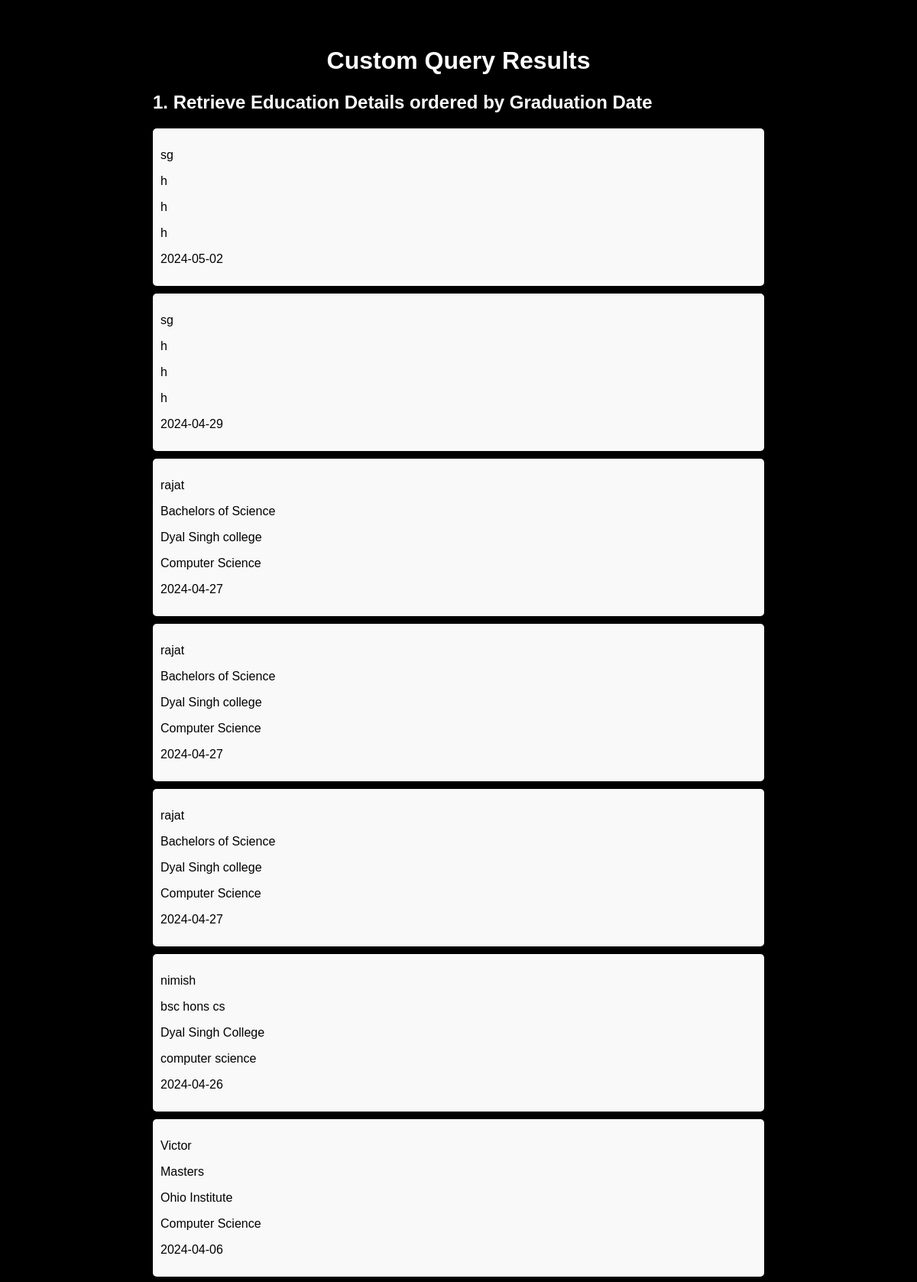
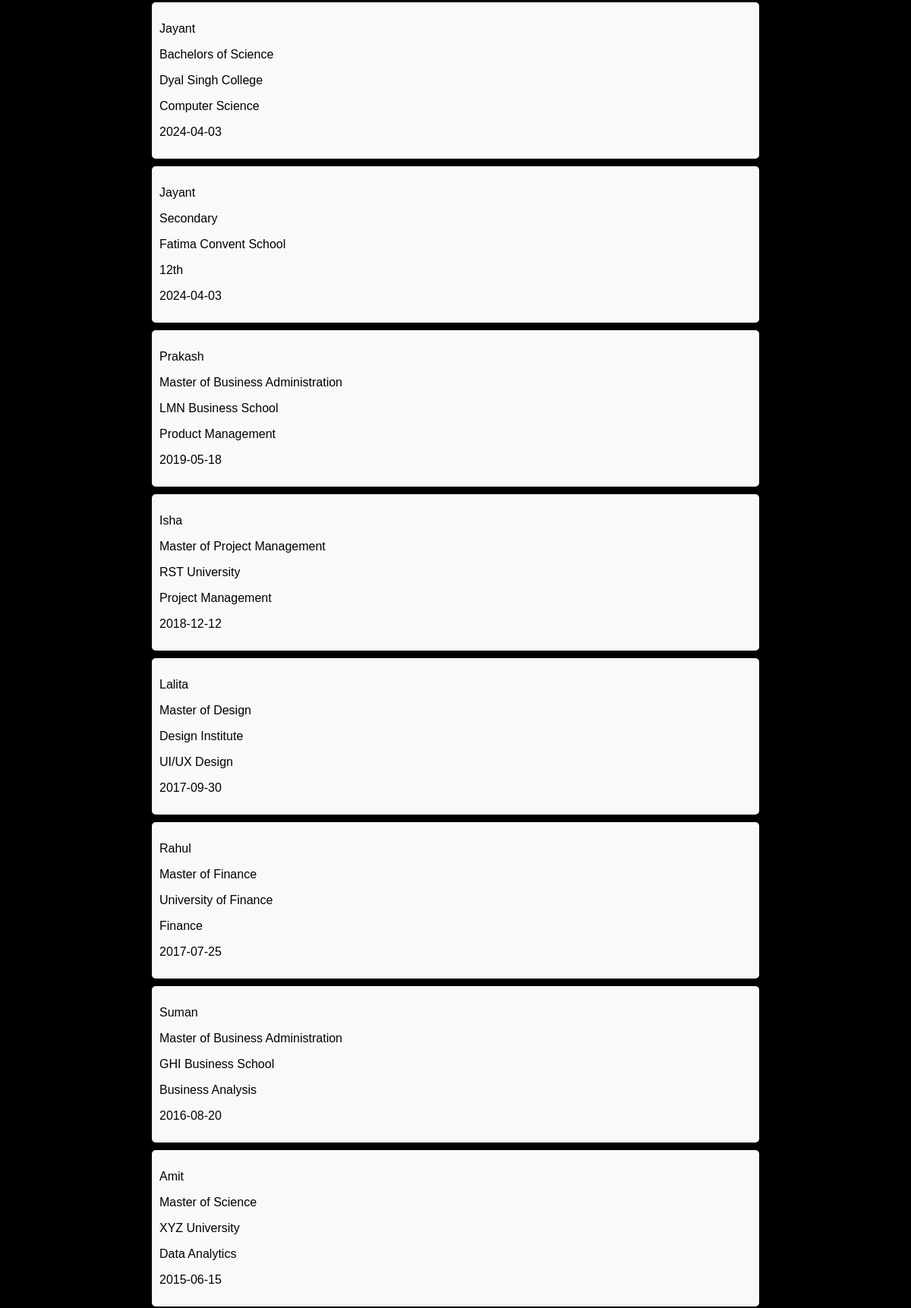
The app's page /custom (upper part) with its own data (2 pictures, top to bottom).
### app.py (models this page shows)
class User(db.Model):
    Userid = db.Column(db.Integer, primary_key=True)
    username = db.Column(db.String(100), nullable=False)
    email = db.Column(db.String(100), nullable=False, unique=True)
    password = db.Column(db.String(128), nullable=False)

class Education(db.Model):
    Edu_ID = db.Column(db.Integer, primary_key=True)
    CV_ID = db.Column(db.Integer, db.ForeignKey("cv.CV_ID"), nullable=False)
    Userid = db.Column(db.Integer, db.ForeignKey("user.Userid"), nullable=False)
    Degree = db.Column(db.String(255), nullable=False)
    School = db.Column(db.String(255), nullable=False)
    FieldofStudy = db.Column(db.String(255), nullable=False)
    Grad_date = db.Column(db.Date, nullable=True)

### app.py (the view)
@app.route("/custom")
def custom_query():
    answers = []
    connection = sqlite3.connect("./instance/cvbuilder.db")
    cursor = connection.cursor()
    for index, query in enumerate(queries):
        cursor.execute(query)
        resRows = cursor.fetchall()
        answers.append((query_names[index], resRows))
    connection.close()
    return render_template("custom.html", data=answers)

### templates/custom.html (shortened to what this page needs)
<!DOCTYPE html>
<html lang="en">
<head>
</head>
<body>
    <div class="container">
        <h1>Custom Query Results</h1>
        {% for query, result in data %}
        <div class="query">
            <h2>{{ query }}</h2>
            <div class="results">
                {% if result %}
                {% for row in result %}
                <div class="result">
                    {% for item in row %}
                    <p>{{ item }}</p>
                    {% endfor %}
                </div>
                {% endfor %}
                {% else %}
                <p id="r">No results found</p>
                {% endif %}
            </div>
        </div>
        {% endfor %}
    </div>
</body>
</html>

### templates/custom.html (style rules this page uses)
body { font-family: Arial, sans-serif; margin: 0; padding: 0; background-color: black; }
.container { max-width: 800px; margin: 20px auto; padding: 20px; background-color:transparent; border-radius: 5px; box-shadow: 0 0 10px rgba(0, 0, 0, 0.1); }
h1 { text-align: center; color: white; }
.query { margin-bottom: 20px; }
.query h2 { color:white; }
.results { margin-top: 20px; }
.result { background-color: #f9f9f9; padding: 10px; border-radius: 5px; margin-bottom: 10px; }

### records on screen
Education: row "h" "h" "h", Grad_date "2024-05-02"
User: username "sg"
Education: row "h" "h" "h", Grad_date "2024-04-29"
Education: Degree "Bachelors of Science", School "Dyal Singh college", FieldofStudy "Computer Science", Grad_date "2024-04-27"
User: username "rajat"
Education: Degree "Bachelors of Science", School "Dyal Singh college", FieldofStudy "Computer Science", Grad_date "2024-04-27"
Education: Degree "Bachelors of Science", School "Dyal Singh college", FieldofStudy "Computer Science", Grad_date "2024-04-27"
Education: Degree "bsc hons cs", School "Dyal Singh College", FieldofStudy "computer science", Grad_date "2024-04-26"
User: username "nimish"
Education: Degree "Masters", School "Ohio Institute", FieldofStudy "Computer Science", Grad_date "2024-04-06"
User: username "Victor"
Education: Degree "Bachelors of Science", School "Dyal Singh College", FieldofStudy "Computer Science", Grad_date "2024-04-03"
User: username "Jayant"
Education: Degree "Secondary", School "Fatima Convent School", FieldofStudy "12th", Grad_date "2024-04-03"
Education: Degree "Master of Business Administration", School "LMN Business School", FieldofStudy "Product Management", Grad_date "2019-05-18"
User: username "Prakash"
Education: Degree "Master of Project Management", School "RST University", FieldofStudy "Project Management", Grad_date "2018-12-12"
User: username "Isha"
Education: Degree "Master of Design", School "Design Institute", FieldofStudy "UI/UX Design", Grad_date "2017-09-30"
User: username "Lalita"
Education: Degree "Master of Finance", School "University of Finance", FieldofStudy "Finance", Grad_date "2017-07-25"
User: username "Rahul"
Education: Degree "Master of Business Administration", School "GHI Business School", FieldofStudy "Business Analysis", Grad_date "2016-08-20"
User: username "Suman"
Education: Degree "Master of Science", School "XYZ University", FieldofStudy "Data Analytics", Grad_date "2015-06-15"
User: username "Amit"

### other values on screen
{{ query }} "1. Retrieve Education Details ordered by Graduation Date"
